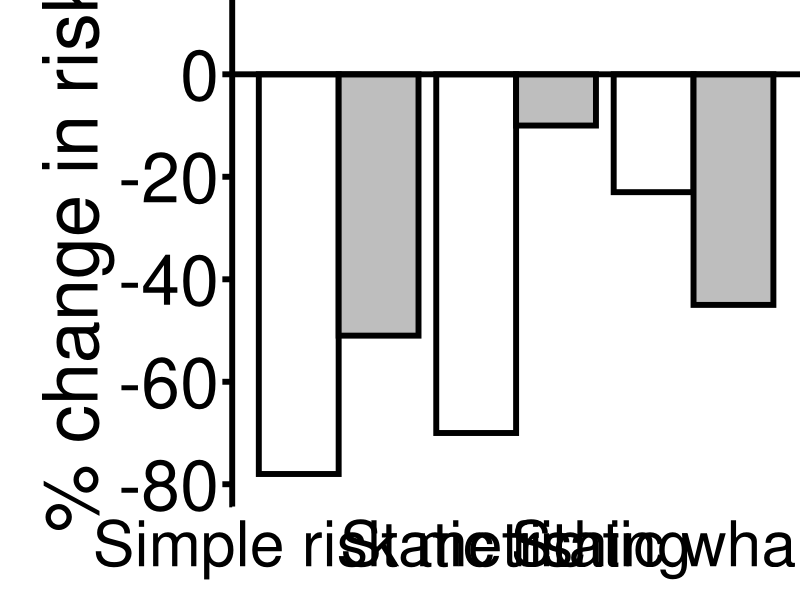
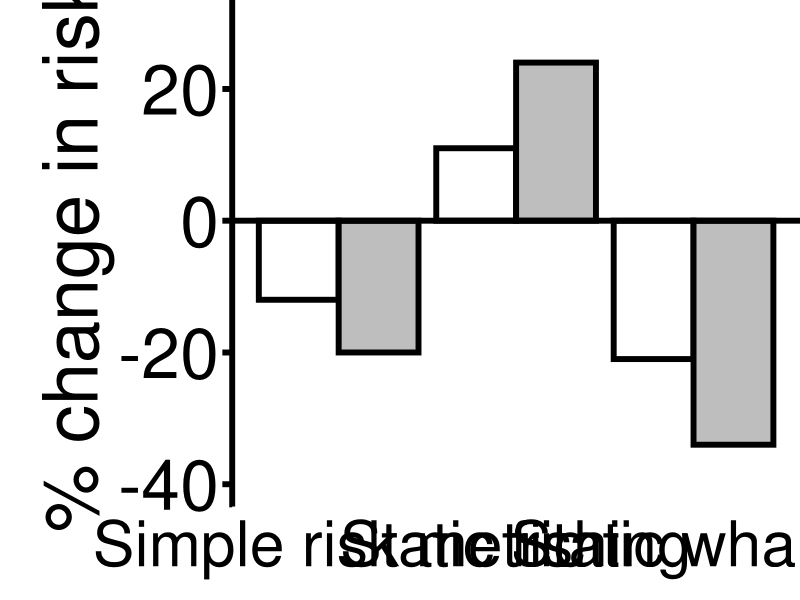
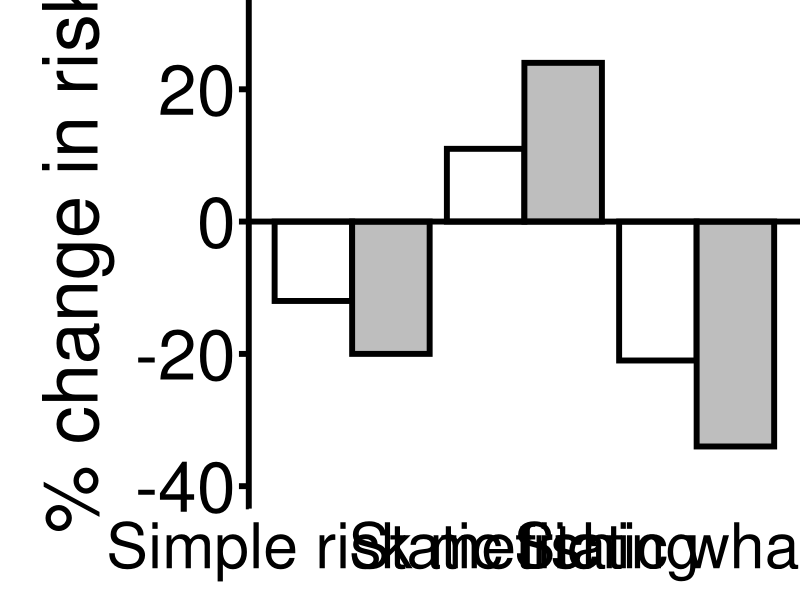
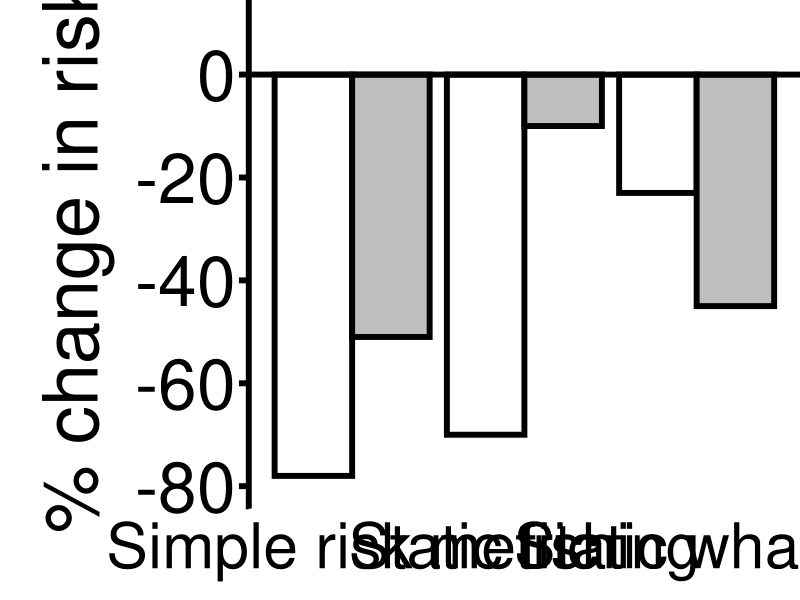

R code for these plots, in order:
# Figure 2 - % change in risk in differnet scenarios
# (simple overlap risk metric, hypothetical static fishing effort scenario, hypothetical static whale distribtuion scenario)

#-----------------------------------------------------------------------------------

library(tidyverse)
library(here)
library(viridis)
library(stringr) 
library(ggpubr)

#-----------------------------------------------------------------------------------

# the data exists in different scripts, but all % change values are in Table 1
# manually put into a df



df_percent_change_in_risk <- data.frame(
                                  Species = c("Humpback whale", "Humpback whale", "Humpback whale", "Humpback whale", "Humpback whale", "Humpback whale",
                                           "Blue whale", "Blue whale", "Blue whale", "Blue whale", "Blue whale", "Blue whale"),
                                  Scenario = c("Simple risk metric", "Static fishing", "Static whales", "Simple risk metric", "Static fishing", "Static whales",
                                               "Simple risk metric", "Static fishing", "Static whales", "Simple risk metric", "Static fishing", "Static whales"),
                                  Comparison = c("Pre-regulations vs 2019", "Pre-regulations vs 2019", "Pre-regulations vs 2019", "Pre-regulations vs 2020", "Pre-regulations vs 2020", "Pre-regulations vs 2020",
                                                 "Pre-regulations vs 2019", "Pre-regulations vs 2019", "Pre-regulations vs 2019", "Pre-regulations vs 2020", "Pre-regulations vs 2020", "Pre-regulations vs 2020"),
                                  Percent_change = c(-78, -70, -23, -51, -10, -45,
                                                     -12, 11, -21, -20, 24, -34)
                                  )




df_percent_change_in_risk_HW <- df_percent_change_in_risk %>% 
  filter(Species == "Humpback whale")

plot_percent_change_HW <- ggplot(df_percent_change_in_risk_HW, aes(x=Scenario, y=Percent_change, fill=Comparison)) + 
  geom_bar(stat='identity',color="black",size=2, position=position_dodge())  +
  scale_fill_manual(name="Comparison", 
                    labels = c("Pre-regulations vs 2019", "Pre-regulations vs 2020"), 
                    values = c("Pre-regulations vs 2019"="white", "Pre-regulations vs 2020"="grey")) + 

  #scale_x_discrete(labels = function(x) str_wrap(x, width = 10)) +
  ylim(-80, 10) + 
  ylab("% change in risk") + 
  xlab("") + 
  geom_hline(yintercept=0, size = 2)+
  theme_classic() +
  theme(legend.title = element_blank(),
        #title = element_text(size = 26),
        legend.text = element_text(size = 25),
        #legend.position = c(.85, .25),
        legend.position = "none",
        axis.line.y = element_line(colour = 'black', size = 2),
        axis.line.x = element_line(color="white"),
        axis.ticks.length=unit(.25, "cm"),
        axis.ticks=element_line(size=2, colour = 'black'),
        axis.text.x = element_text(hjust = 0.5,size = 45, angle = 0,color="black"),
        #axis.text.x=element_blank(),
        axis.ticks.x=element_blank(),
        axis.text.y = element_text(size = 50,color="black"),
        axis.title.y = element_text(size = 55),
        strip.text = element_text(size=50),
        strip.background = element_blank(),
        strip.placement = "left",
        plot.margin = unit(c(0,0,0,30), "pt")

  ) 
plot_percent_change_HW



df_percent_change_in_risk_BW <- df_percent_change_in_risk %>% 
  filter(Species == "Blue whale")

plot_percent_change_BW <- ggplot(df_percent_change_in_risk_BW, aes(x=Scenario, y=Percent_change, fill=Comparison)) + 
  geom_bar(stat='identity',color="black", size=2, position=position_dodge())  +
  scale_fill_manual(name="Comparison", 
                    labels = c("Pre-regulations vs 2019", "Pre-regulations vs 2020"), 
                    values = c("Pre-regulations vs 2019"="white", "Pre-regulations vs 2020"="grey")) + 
  #scale_x_discrete(labels = function(x) str_wrap(x, width = 10)) +
  ylim(-40, 30) + 
  ylab("% change in risk") + 
  xlab("") + 
  geom_hline(yintercept=0, size = 2)+
  theme_classic() +
  theme(legend.title = element_blank(),
        #title = element_text(size = 26),
        legend.text = element_text(size = 25),
        #legend.position = c(.8, .85),
        legend.position = "none",
        axis.line.y = element_line(colour = 'black', size = 2),
        axis.line.x = element_line(color="white"),
        axis.ticks.length=unit(.25, "cm"),
        axis.ticks=element_line(size=2, colour = 'black'),
        axis.text.x = element_text(hjust = 0.5,size = 45, angle = 0,color="black"),
        #axis.text.x=element_blank(),
        axis.ticks.x=element_blank(),
        axis.text.y = element_text(size = 50,color="black"),
        axis.title.y = element_text(size = 55),
        strip.text = element_text(size=50),
        strip.background = element_blank(),
        strip.placement = "left",
        plot.margin = unit(c(0,0,0,30), "pt")
  ) 
plot_percent_change_BW



# save plots
path_figures <- "C:/Users/lrie0/Documents/Projects/NOAA data/maps_ts_whales/figures"
png(paste0(path_figures, "/BW_percent_change_in_risk_UPDATED_v2.png"), width = 22, height = 18, units = "in", res = 500)
ggarrange(plot_percent_change_BW,
          ncol=1,
          nrow=1
          #legend="top",
          #labels="auto",
          #vjust=8,
          #hjust=-0.2
)
invisible(dev.off())


path_figures <- "C:/Users/lrie0/Documents/Projects/NOAA data/maps_ts_whales/figures"
png(paste0(path_figures, "/HW_percent_change_in_risk_UPDATED_v2.png"), width = 22, height = 18, units = "in", res = 500)
ggarrange(plot_percent_change_HW,
          ncol=1,
          nrow=1
          #legend="top",
          #labels="auto",
          #vjust=8,
          #hjust=-0.2
)
invisible(dev.off())























